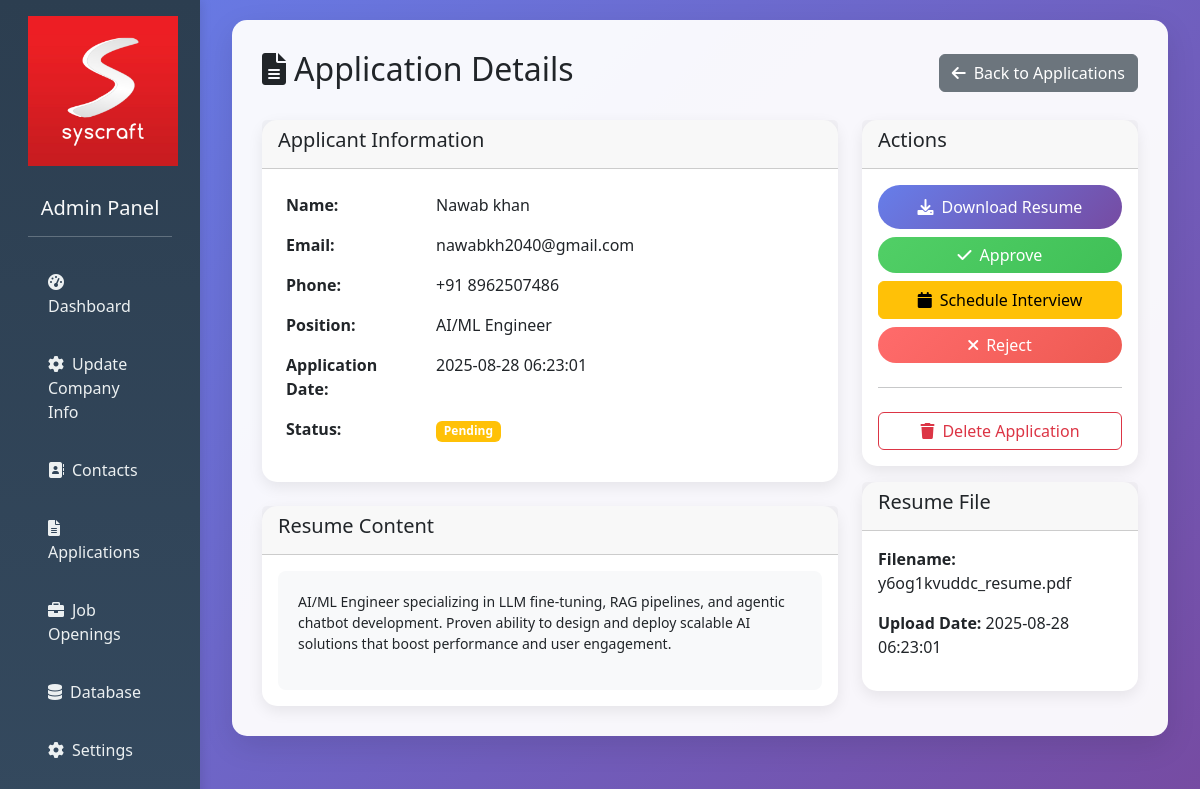
The page /admin/applications/4 on the database its author committed.
### tables this page shows
CREATE TABLE job_applications (
            id INTEGER PRIMARY KEY AUTOINCREMENT,
            name TEXT NOT NULL,
            email TEXT NOT NULL,
            phone TEXT NOT NULL,
            position TEXT NOT NULL,
            resume_filename TEXT NOT NULL,
            resume_content TEXT,
            file_path TEXT,
            application_date TIMESTAMP DEFAULT CURRENT_TIMESTAMP,
            status TEXT DEFAULT 'pending'
        );

### templates/main.py (the view)
@app.route("/admin/applications/<int:app_id>")
def application_detail(app_id):
    application = get_job_application(app_id)
    return render_template("admin_application_detail.html", application=application)

### tools/hr_jobs.py (called while the page is built)
def get_job_application(application_id):
    conn = sqlite3.connect(DB_PATH)
    cursor = conn.cursor()
    cursor.execute('''
        SELECT id, name, email, phone, position, resume_filename, resume_content, file_path, application_date, status
        FROM job_applications
        WHERE id = ?
    ''', (application_id,))
    application = cursor.fetchone()
    conn.close()
    if application:
        return {
            "id": application[0],
            "name": application[1],
            "email": application[2],
            "phone": application[3],
            "position": application[4],
            "resume_filename": application[5],
            "resume_content": application[6],   # ✅ FIX
            "file_path": application[7],
            "application_date": application[8],
            "status": application[9]
        }
    return None

### templates/admin_application_detail.html (shortened to what this page needs)
{% extends "base.html" %}
{% block content %}
<div class="d-flex justify-content-between align-items-center mb-4">
    <h2><i class="fas fa-file-alt me-2"></i>Application Details</h2>
    <a href="/admin/applications" class="btn btn-secondary">
        <i class="fas fa-arrow-left me-2"></i>Back to Applications
    </a>
</div>
{% if application %}
<div class="row">
    <div class="col-md-8">
        <div class="card">
            <div class="card-header">
                <h5>Applicant Information</h5>
            </div>
            <div class="card-body">
                <table class="table table-borderless">
                    <tr>
                        <th width="150">Name:</th>
                        <td>{{ application.name }}</td>
                    </tr>
                    <tr>
                        <th>Email:</th>
                        <td>{{ application.email }}</td>
                    </tr>
                    <tr>
                        <th>Phone:</th>
                        <td>{{ application.phone }}</td>
                    </tr>
                    <tr>
                        <th>Position:</th>
                        <td>{{ application.position }}</td>
                    </tr>
                    <tr>
                        <th>Application Date:</th>
                        <td>{{ application.application_date }}</td>
                    </tr>
                    <tr>
                        <th>Status:</th>
                        <td>
                            <span
                                class="badge bg-{{ 'warning' if application.status == 'pending' else 'success' if application.status == 'approved' else 'danger' }}">
                                {{ application.status|title }}
                            </span>
                        </td>
                    </tr>
                </table>
            </div>
        </div>
        {% if application.resume_content %}
        <div class="card mt-4">
            <div class="card-header">
                <h5>Resume Content</h5>
            </div>
            <div class="card-body">
                <div
                    style="max-height: 400px; overflow-y: auto; background: #f8f9fa; padding: 20px; border-radius: 8px;">
                    <pre style="white-space: pre-wrap; font-family: inherit;">{{ application.resume_content }}</pre>
                </div>
            </div>
        </div>
        {% endif %}
    </div>
    <div class="col-md-4">
        <div class="card">
            <div class="card-header">
                <h5>Actions</h5>
            </div>
            <div class="card-body">
                <div class="d-grid gap-2">
                    <a href="/admin/applications/{{ application.id }}/download_resume" class="btn btn-primary">
                        <i class="fas fa-download me-2"></i>Download Resume
                    </a>
                    <button class="btn btn-success" onclick="updateStatus('approved')">
                        <i class="fas fa-check me-2"></i>Approve
                    </button>
                    <button class="btn btn-warning" onclick="updateStatus('interview')">
                        <i class="fas fa-calendar me-2"></i>Schedule Interview
                    </button>
                    <button class="btn btn-danger" onclick="updateStatus('rejected')">
                        <i class="fas fa-times me-2"></i>Reject
                    </button>
                    <hr>
                    <form method="POST" action="/admin/applications/{{ application.id }}/delete"
                        onsubmit="return confirm('Are you sure you want to delete this application?')">
                        <button type="submit" class="btn btn-outline-danger w-100">
                            <i class="fas fa-trash me-2"></i>Delete Application
                        </button>
                    </form>
                </div>
            </div>
        </div>
        <div class="card mt-3">
            <div class="card-header">
                <h5>Resume File</h5>
            </div>
            <div class="card-body">
                <p><strong>Filename:</strong> {{ application.resume_filename }}</p>
                <p><strong>Upload Date:</strong> {{ application.application_date }}</p>
            </div>
        </div>
    </div>
</div>
{% else %}
<div class="alert alert-danger">
    Application not found!
</div>
{% endif %}
{% endblock %}

### templates/base.html (style rules this page uses)
body { background: linear-gradient(135deg, #667eea 0%, #764ba2 100%); min-height: 100vh; font-family: 'Segoe UI', Tahoma, Geneva, Verdana, sans-serif; }
.card { border: none; border-radius: 15px; box-shadow: 0 5px 15px rgba(0,0,0,0.08); transition: transform 0.3s ease; }
.btn-primary { background: linear-gradient(135deg, #667eea 0%, #764ba2 100%); border: none; border-radius: 25px; padding: 10px 25px; }
.btn-danger { background: linear-gradient(135deg, #ff6b6b 0%, #ee5a52 100%); border: none; border-radius: 25px; }
.btn-success { background: linear-gradient(135deg, #51cf66 0%, #40c057 100%); border: none; border-radius: 25px; }
.table { border-radius: 10px; overflow: hidden; }

### rows shown on the page
job_applications: name "Nawab khan", email "nawabkh2040@gmail.com", phone "+91 8962507486", position "AI/ML Engineer", application_date "2025-08-28 06:23:01", status "Pending", resume_content "AI/ML Engineer specializing in LLM fine-tuning, RAG pipelines, and agentic chatbot development. Proven ability to design and deploy scalable AI solutions that boost performance and user engagement.", resume_filename "y6og1kvuddc_resume.pdf"
